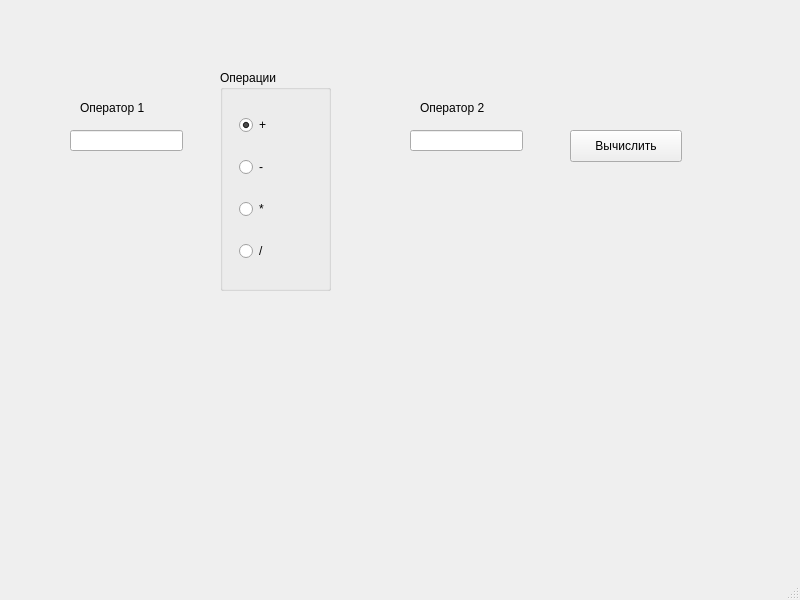
<?xml version="1.0" encoding="UTF-8"?>
<ui version="4.0">
 <class>MainWindow</class>
 <widget class="QMainWindow" name="MainWindow">
  <property name="geometry">
   <rect>
    <x>0</x>
    <y>0</y>
    <width>800</width>
    <height>600</height>
   </rect>
  </property>
  <property name="windowTitle">
   <string>MainWindow</string>
  </property>
  <widget class="QWidget" name="centralwidget">
   <widget class="QLabel" name="label_op1">
    <property name="geometry">
     <rect>
      <x>80</x>
      <y>100</y>
      <width>91</width>
      <height>16</height>
     </rect>
    </property>
    <property name="text">
     <string>Оператор 1</string>
    </property>
   </widget>
   <widget class="QLabel" name="label_op2">
    <property name="geometry">
     <rect>
      <x>420</x>
      <y>100</y>
      <width>101</width>
      <height>16</height>
     </rect>
    </property>
    <property name="text">
     <string>Оператор 2</string>
    </property>
   </widget>
   <widget class="QLineEdit" name="lineEdit_op1">
    <property name="geometry">
     <rect>
      <x>70</x>
      <y>130</y>
      <width>113</width>
      <height>21</height>
     </rect>
    </property>
    <property name="maxLength">
     <number>8</number>
    </property>
   </widget>
   <widget class="QLineEdit" name="lineEdit_op2">
    <property name="geometry">
     <rect>
      <x>410</x>
      <y>130</y>
      <width>113</width>
      <height>21</height>
     </rect>
    </property>
    <property name="maxLength">
     <number>8</number>
    </property>
   </widget>
   <widget class="QLabel" name="label_result">
    <property name="geometry">
     <rect>
      <x>40</x>
      <y>300</y>
      <width>231</width>
      <height>71</height>
     </rect>
    </property>
    <property name="text">
     <string/>
    </property>
   </widget>
   <widget class="QGroupBox" name="groupBox">
    <property name="geometry">
     <rect>
      <x>220</x>
      <y>70</y>
      <width>111</width>
      <height>221</height>
     </rect>
    </property>
    <property name="title">
     <string>Операции</string>
    </property>
    <widget class="QWidget" name="verticalLayoutWidget">
     <property name="geometry">
      <rect>
       <x>19</x>
       <y>29</y>
       <width>71</width>
       <height>181</height>
      </rect>
     </property>
     <layout class="QVBoxLayout" name="verticalLayout">
      <item>
       <widget class="QRadioButton" name="radioButton_plus">
        <property name="text">
         <string>+</string>
        </property>
        <property name="checked">
         <bool>true</bool>
        </property>
       </widget>
      </item>
      <item>
       <widget class="QRadioButton" name="radioButton_min">
        <property name="text">
         <string>-</string>
        </property>
       </widget>
      </item>
      <item>
       <widget class="QRadioButton" name="radioButton_mult">
        <property name="text">
         <string>*</string>
        </property>
       </widget>
      </item>
      <item>
       <widget class="QRadioButton" name="radioButton_div">
        <property name="text">
         <string>/</string>
        </property>
        <property name="checked">
         <bool>false</bool>
        </property>
       </widget>
      </item>
     </layout>
    </widget>
   </widget>
   <widget class="QPushButton" name="pushButton_calc">
    <property name="geometry">
     <rect>
      <x>570</x>
      <y>130</y>
      <width>112</width>
      <height>32</height>
     </rect>
    </property>
    <property name="text">
     <string>Вычислить</string>
    </property>
   </widget>
  </widget>
  <widget class="QMenuBar" name="menubar">
   <property name="geometry">
    <rect>
     <x>0</x>
     <y>0</y>
     <width>800</width>
     <height>21</height>
    </rect>
   </property>
  </widget>
  <widget class="QStatusBar" name="statusbar"/>
 </widget>
 <resources/>
 <connections/>
</ui>
